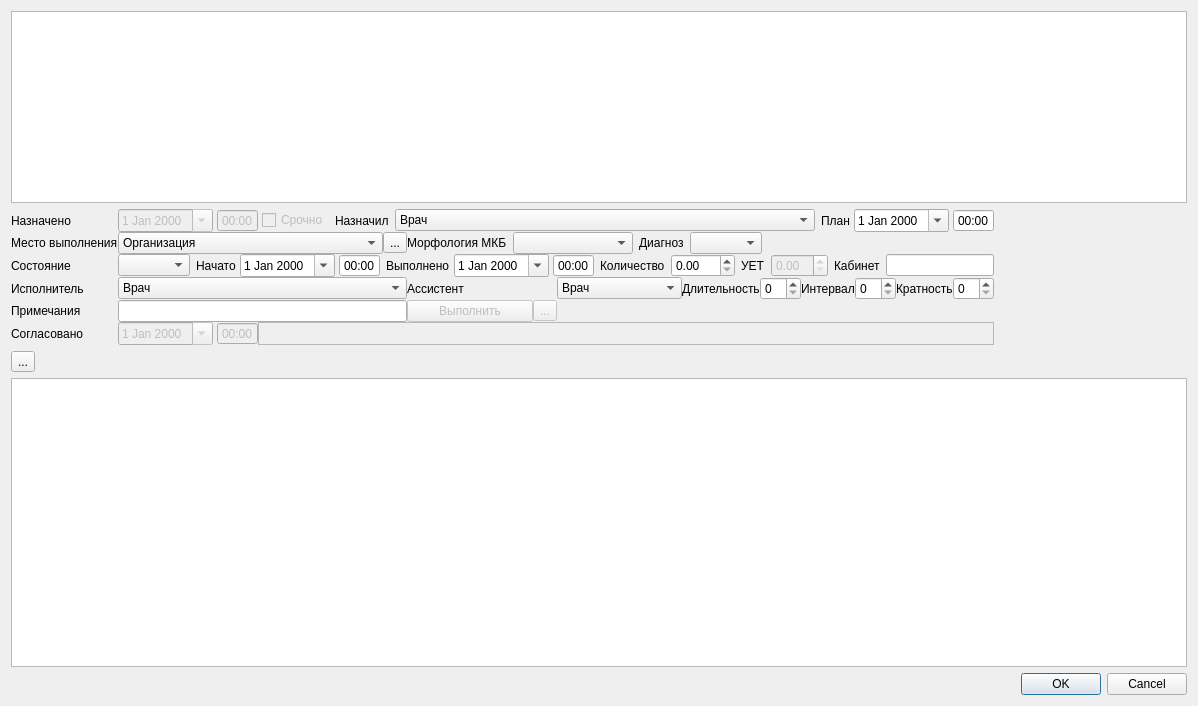
<?xml version="1.0" encoding="UTF-8"?>
<ui version="4.0">
 <class>ActionDialog</class>
 <widget class="QDialog" name="ActionDialog">
  <property name="geometry">
   <rect>
    <x>0</x>
    <y>0</y>
    <width>1198</width>
    <height>706</height>
   </rect>
  </property>
  <property name="windowTitle">
   <string>Dialog</string>
  </property>
  <layout class="QGridLayout" name="gridLayout">
   <item row="0" column="0" colspan="2">
    <widget class="CTextBrowser" name="txtClientInfoBrowser">
     <property name="sizePolicy">
      <sizepolicy hsizetype="Expanding" vsizetype="Preferred">
       <horstretch>0</horstretch>
       <verstretch>0</verstretch>
      </sizepolicy>
     </property>
     <property name="minimumSize">
      <size>
       <width>0</width>
       <height>100</height>
      </size>
     </property>
     <property name="focusPolicy">
      <enum>Qt::ClickFocus</enum>
     </property>
     <property name="readOnly">
      <bool>true</bool>
     </property>
     <property name="html">
      <string>&lt;!DOCTYPE HTML PUBLIC &quot;-//W3C//DTD HTML 4.0//EN&quot; &quot;http://www.w3.org/TR/REC-html40/strict.dtd&quot;&gt;
&lt;html&gt;&lt;head&gt;&lt;meta name=&quot;qrichtext&quot; content=&quot;1&quot; /&gt;&lt;style type=&quot;text/css&quot;&gt;
p, li { white-space: pre-wrap; }
&lt;/style&gt;&lt;/head&gt;&lt;body style=&quot; font-family:'Noto Sans'; font-size:10pt; font-weight:400; font-style:normal;&quot;&gt;
&lt;p style=&quot;-qt-paragraph-type:empty; margin-top:0px; margin-bottom:0px; margin-left:0px; margin-right:0px; -qt-block-indent:0; text-indent:0px; font-family:'MS Shell Dlg 2'; font-size:8pt;&quot;&gt;&lt;br /&gt;&lt;/p&gt;&lt;/body&gt;&lt;/html&gt;</string>
     </property>
     <property name="textInteractionFlags">
      <set>Qt::TextBrowserInteraction</set>
     </property>
    </widget>
   </item>
   <item row="4" column="0" colspan="2">
    <widget class="CExActionPropertiesTableView" name="tblProps">
     <property name="enabled">
      <bool>true</bool>
     </property>
    </widget>
   </item>
   <item row="5" column="0" colspan="2">
    <widget class="QDialogButtonBox" name="buttonBox">
     <property name="orientation">
      <enum>Qt::Horizontal</enum>
     </property>
     <property name="standardButtons">
      <set>QDialogButtonBox::Cancel|QDialogButtonBox::Ok</set>
     </property>
    </widget>
   </item>
   <item row="1" column="0">
    <widget class="QFrame" name="frmWidgets">
     <property name="frameShape">
      <enum>QFrame::NoFrame</enum>
     </property>
     <property name="frameShadow">
      <enum>QFrame::Plain</enum>
     </property>
     <property name="lineWidth">
      <number>0</number>
     </property>
     <layout class="QGridLayout" name="gridLayout_2">
      <property name="margin">
       <number>0</number>
      </property>
      <property name="spacing">
       <number>0</number>
      </property>
      <item row="0" column="0">
       <widget class="QLabel" name="lblDirectionDate">
        <property name="sizePolicy">
         <sizepolicy hsizetype="Maximum" vsizetype="Preferred">
          <horstretch>0</horstretch>
          <verstretch>0</verstretch>
         </sizepolicy>
        </property>
        <property name="text">
         <string>Назначено</string>
        </property>
        <property name="buddy">
         <cstring>edtDirectionDate</cstring>
        </property>
       </widget>
      </item>
      <item row="0" column="1" colspan="7">
       <widget class="QWidget" name="frmTop" native="true">
        <property name="sizePolicy">
         <sizepolicy hsizetype="Preferred" vsizetype="Preferred">
          <horstretch>0</horstretch>
          <verstretch>0</verstretch>
         </sizepolicy>
        </property>
        <layout class="QHBoxLayout" name="horizontalLayout_5">
         <property name="sizeConstraint">
          <enum>QLayout::SetDefaultConstraint</enum>
         </property>
         <property name="margin">
          <number>0</number>
         </property>
         <item>
          <widget class="QFrame" name="frmDirectionDate">
           <property name="sizePolicy">
            <sizepolicy hsizetype="Maximum" vsizetype="Preferred">
             <horstretch>0</horstretch>
             <verstretch>0</verstretch>
            </sizepolicy>
           </property>
           <property name="frameShape">
            <enum>QFrame::NoFrame</enum>
           </property>
           <property name="frameShadow">
            <enum>QFrame::Plain</enum>
           </property>
           <property name="lineWidth">
            <number>0</number>
           </property>
           <layout class="QHBoxLayout" name="horizontalLayout">
            <property name="spacing">
             <number>4</number>
            </property>
            <property name="margin">
             <number>0</number>
            </property>
            <item>
             <widget class="CDateEdit" name="edtDirectionDate">
              <property name="enabled">
               <bool>false</bool>
              </property>
              <property name="whatsThis">
               <string>дата начала осмотра</string>
              </property>
              <property name="calendarPopup">
               <bool>true</bool>
              </property>
             </widget>
            </item>
            <item>
             <widget class="QTimeEdit" name="edtDirectionTime">
              <property name="enabled">
               <bool>false</bool>
              </property>
              <property name="buttonSymbols">
               <enum>QAbstractSpinBox::NoButtons</enum>
              </property>
              <property name="displayFormat">
               <string>HH:mm</string>
              </property>
             </widget>
            </item>
            <item>
             <widget class="QCheckBox" name="chkIsUrgent">
              <property name="enabled">
               <bool>false</bool>
              </property>
              <property name="sizePolicy">
               <sizepolicy hsizetype="Maximum" vsizetype="Fixed">
                <horstretch>0</horstretch>
                <verstretch>0</verstretch>
               </sizepolicy>
              </property>
              <property name="text">
               <string>Срочно</string>
              </property>
             </widget>
            </item>
           </layout>
          </widget>
         </item>
         <item>
          <widget class="QLabel" name="lblSetPerson">
           <property name="sizePolicy">
            <sizepolicy hsizetype="Maximum" vsizetype="Preferred">
             <horstretch>0</horstretch>
             <verstretch>0</verstretch>
            </sizepolicy>
           </property>
           <property name="text">
            <string>Назначил</string>
           </property>
           <property name="buddy">
            <cstring>cmbSetPerson</cstring>
           </property>
          </widget>
         </item>
         <item>
          <widget class="CPersonComboBoxEx" name="cmbSetPerson">
           <property name="sizePolicy">
            <sizepolicy hsizetype="Preferred" vsizetype="Fixed">
             <horstretch>0</horstretch>
             <verstretch>0</verstretch>
            </sizepolicy>
           </property>
           <item>
            <property name="text">
             <string>Врач</string>
            </property>
           </item>
          </widget>
         </item>
         <item>
          <widget class="QFrame" name="frmPlannedEndDateTime">
           <property name="sizePolicy">
            <sizepolicy hsizetype="Maximum" vsizetype="Preferred">
             <horstretch>0</horstretch>
             <verstretch>0</verstretch>
            </sizepolicy>
           </property>
           <property name="frameShape">
            <enum>QFrame::NoFrame</enum>
           </property>
           <property name="frameShadow">
            <enum>QFrame::Plain</enum>
           </property>
           <property name="lineWidth">
            <number>0</number>
           </property>
           <layout class="QHBoxLayout" name="horizontalLayout_7">
            <property name="spacing">
             <number>4</number>
            </property>
            <property name="margin">
             <number>0</number>
            </property>
            <item>
             <widget class="QLabel" name="lbPlannedEndDate">
              <property name="text">
               <string>План</string>
              </property>
              <property name="buddy">
               <cstring>edtPlannedEndDate</cstring>
              </property>
             </widget>
            </item>
            <item>
             <widget class="CDateEdit" name="edtPlannedEndDate">
              <property name="calendarPopup">
               <bool>true</bool>
              </property>
             </widget>
            </item>
            <item>
             <widget class="QTimeEdit" name="edtPlannedEndTime">
              <property name="buttonSymbols">
               <enum>QAbstractSpinBox::NoButtons</enum>
              </property>
              <property name="displayFormat">
               <string>HH:mm</string>
              </property>
             </widget>
            </item>
           </layout>
          </widget>
         </item>
        </layout>
       </widget>
      </item>
      <item row="0" column="8">
       <spacer name="horizontalSpacer">
        <property name="orientation">
         <enum>Qt::Horizontal</enum>
        </property>
        <property name="sizeHint" stdset="0">
         <size>
          <width>34</width>
          <height>20</height>
         </size>
        </property>
       </spacer>
      </item>
      <item row="1" column="0">
       <widget class="QLabel" name="lblOrg">
        <property name="sizePolicy">
         <sizepolicy hsizetype="Maximum" vsizetype="Preferred">
          <horstretch>0</horstretch>
          <verstretch>0</verstretch>
         </sizepolicy>
        </property>
        <property name="text">
         <string>Место выполнения</string>
        </property>
       </widget>
      </item>
      <item row="1" column="1" colspan="2">
       <widget class="COrgComboBox" name="cmbOrg">
        <property name="sizePolicy">
         <sizepolicy hsizetype="Preferred" vsizetype="Fixed">
          <horstretch>0</horstretch>
          <verstretch>0</verstretch>
         </sizepolicy>
        </property>
        <item>
         <property name="text">
          <string>Организация</string>
         </property>
        </item>
       </widget>
      </item>
      <item row="1" column="3">
       <widget class="QToolButton" name="btnSelectOrg">
        <property name="text">
         <string>...</string>
        </property>
       </widget>
      </item>
      <item row="1" column="4" colspan="4">
       <widget class="QWidget" name="pnlMainMKBWidgets" native="true">
        <layout class="QHBoxLayout" name="horizontalLayout_9">
         <property name="margin">
          <number>0</number>
         </property>
         <item>
          <widget class="QWidget" name="pnlMKBWidgets" native="true">
           <property name="sizePolicy">
            <sizepolicy hsizetype="Preferred" vsizetype="Preferred">
             <horstretch>0</horstretch>
             <verstretch>0</verstretch>
            </sizepolicy>
           </property>
           <layout class="QHBoxLayout" name="horizontalLayout_8">
            <property name="margin">
             <number>0</number>
            </property>
            <item>
             <widget class="QLabel" name="lblMorphologyMKB">
              <property name="sizePolicy">
               <sizepolicy hsizetype="Maximum" vsizetype="Preferred">
                <horstretch>0</horstretch>
                <verstretch>0</verstretch>
               </sizepolicy>
              </property>
              <property name="text">
               <string>Морфология МКБ</string>
              </property>
             </widget>
            </item>
            <item>
             <widget class="CICDMorphologyCodeEditEx" name="cmbMorphologyMKB">
              <property name="sizePolicy">
               <sizepolicy hsizetype="Expanding" vsizetype="Fixed">
                <horstretch>0</horstretch>
                <verstretch>0</verstretch>
               </sizepolicy>
              </property>
              <property name="minimumSize">
               <size>
                <width>20</width>
                <height>0</height>
               </size>
              </property>
             </widget>
            </item>
           </layout>
          </widget>
         </item>
         <item>
          <widget class="QLabel" name="lblMKB">
           <property name="sizePolicy">
            <sizepolicy hsizetype="Preferred" vsizetype="Preferred">
             <horstretch>0</horstretch>
             <verstretch>0</verstretch>
            </sizepolicy>
           </property>
           <property name="text">
            <string>Диагноз</string>
           </property>
          </widget>
         </item>
         <item>
          <widget class="CICDCodeEditEx" name="cmbMKB">
           <property name="sizePolicy">
            <sizepolicy hsizetype="Maximum" vsizetype="Fixed">
             <horstretch>0</horstretch>
             <verstretch>0</verstretch>
            </sizepolicy>
           </property>
          </widget>
         </item>
         <item>
          <widget class="QLabel" name="lblMKBText">
           <property name="sizePolicy">
            <sizepolicy hsizetype="Expanding" vsizetype="Preferred">
             <horstretch>0</horstretch>
             <verstretch>0</verstretch>
            </sizepolicy>
           </property>
           <property name="frameShape">
            <enum>QFrame::NoFrame</enum>
           </property>
           <property name="text">
            <string/>
           </property>
           <property name="wordWrap">
            <bool>true</bool>
           </property>
           <property name="textInteractionFlags">
            <set>Qt::TextSelectableByMouse</set>
           </property>
          </widget>
         </item>
        </layout>
       </widget>
      </item>
      <item row="2" column="0">
       <widget class="QLabel" name="lblStatus">
        <property name="sizePolicy">
         <sizepolicy hsizetype="Maximum" vsizetype="Preferred">
          <horstretch>0</horstretch>
          <verstretch>0</verstretch>
         </sizepolicy>
        </property>
        <property name="text">
         <string>Состояние</string>
        </property>
        <property name="buddy">
         <cstring>cmbStatus</cstring>
        </property>
       </widget>
      </item>
      <item row="2" column="1" colspan="7">
       <widget class="QWidget" name="frmMiddle" native="true">
        <layout class="QHBoxLayout" name="horizontalLayout_6">
         <property name="margin">
          <number>0</number>
         </property>
         <item>
          <widget class="QComboBox" name="cmbStatus"/>
         </item>
         <item>
          <widget class="QFrame" name="frmBegDateTime">
           <property name="sizePolicy">
            <sizepolicy hsizetype="Maximum" vsizetype="Preferred">
             <horstretch>0</horstretch>
             <verstretch>0</verstretch>
            </sizepolicy>
           </property>
           <property name="frameShape">
            <enum>QFrame::NoFrame</enum>
           </property>
           <property name="frameShadow">
            <enum>QFrame::Plain</enum>
           </property>
           <property name="lineWidth">
            <number>0</number>
           </property>
           <layout class="QHBoxLayout" name="horizontalLayout_2">
            <property name="spacing">
             <number>4</number>
            </property>
            <property name="margin">
             <number>0</number>
            </property>
            <item>
             <widget class="QLabel" name="lblBegDate">
              <property name="text">
               <string>Начато</string>
              </property>
              <property name="buddy">
               <cstring>edtBegDate</cstring>
              </property>
             </widget>
            </item>
            <item>
             <widget class="CDateEdit" name="edtBegDate">
              <property name="whatsThis">
               <string>дата окончания осмотра</string>
              </property>
              <property name="calendarPopup">
               <bool>true</bool>
              </property>
             </widget>
            </item>
            <item>
             <widget class="QTimeEdit" name="edtBegTime">
              <property name="buttonSymbols">
               <enum>QAbstractSpinBox::NoButtons</enum>
              </property>
              <property name="displayFormat">
               <string>HH:mm</string>
              </property>
             </widget>
            </item>
           </layout>
          </widget>
         </item>
         <item>
          <widget class="QFrame" name="frmEndDateTime">
           <property name="sizePolicy">
            <sizepolicy hsizetype="Maximum" vsizetype="Preferred">
             <horstretch>0</horstretch>
             <verstretch>0</verstretch>
            </sizepolicy>
           </property>
           <property name="frameShape">
            <enum>QFrame::NoFrame</enum>
           </property>
           <property name="frameShadow">
            <enum>QFrame::Plain</enum>
           </property>
           <property name="lineWidth">
            <number>0</number>
           </property>
           <layout class="QHBoxLayout" name="horizontalLayout_3">
            <property name="spacing">
             <number>4</number>
            </property>
            <property name="margin">
             <number>0</number>
            </property>
            <item>
             <widget class="QLabel" name="lbEndDate">
              <property name="text">
               <string>Выполнено</string>
              </property>
              <property name="buddy">
               <cstring>edtEndDate</cstring>
              </property>
             </widget>
            </item>
            <item>
             <widget class="CDateEdit" name="edtEndDate">
              <property name="calendarPopup">
               <bool>true</bool>
              </property>
             </widget>
            </item>
            <item>
             <widget class="QTimeEdit" name="edtEndTime">
              <property name="buttonSymbols">
               <enum>QAbstractSpinBox::NoButtons</enum>
              </property>
              <property name="displayFormat">
               <string>HH:mm</string>
              </property>
             </widget>
            </item>
           </layout>
          </widget>
         </item>
         <item>
          <widget class="QLabel" name="lblAmount">
           <property name="text">
            <string>Количество</string>
           </property>
           <property name="buddy">
            <cstring>edtAmount</cstring>
           </property>
          </widget>
         </item>
         <item>
          <widget class="QDoubleSpinBox" name="edtAmount">
           <property name="maximum">
            <double>999.990000000000009</double>
           </property>
          </widget>
         </item>
         <item>
          <widget class="QLabel" name="lblUet">
           <property name="text">
            <string>УЕТ</string>
           </property>
           <property name="buddy">
            <cstring>edtUet</cstring>
           </property>
          </widget>
         </item>
         <item>
          <widget class="QDoubleSpinBox" name="edtUet">
           <property name="enabled">
            <bool>false</bool>
           </property>
           <property name="sizePolicy">
            <sizepolicy hsizetype="Preferred" vsizetype="Fixed">
             <horstretch>0</horstretch>
             <verstretch>0</verstretch>
            </sizepolicy>
           </property>
           <property name="singleStep">
            <double>0.500000000000000</double>
           </property>
          </widget>
         </item>
         <item>
          <widget class="QLabel" name="lblOffice">
           <property name="text">
            <string>Кабинет</string>
           </property>
           <property name="buddy">
            <cstring>edtOffice</cstring>
           </property>
          </widget>
         </item>
         <item>
          <widget class="QLineEdit" name="edtOffice">
           <property name="sizePolicy">
            <sizepolicy hsizetype="Preferred" vsizetype="Fixed">
             <horstretch>0</horstretch>
             <verstretch>0</verstretch>
            </sizepolicy>
           </property>
           <property name="maxLength">
            <number>16</number>
           </property>
          </widget>
         </item>
        </layout>
       </widget>
      </item>
      <item row="3" column="0">
       <widget class="QLabel" name="lblPerson">
        <property name="sizePolicy">
         <sizepolicy hsizetype="Maximum" vsizetype="Preferred">
          <horstretch>0</horstretch>
          <verstretch>0</verstretch>
         </sizepolicy>
        </property>
        <property name="text">
         <string>Исполнитель</string>
        </property>
        <property name="buddy">
         <cstring>cmbPerson</cstring>
        </property>
       </widget>
      </item>
      <item row="3" column="1" colspan="3">
       <widget class="CPersonComboBoxEx" name="cmbPerson">
        <property name="sizePolicy">
         <sizepolicy hsizetype="Preferred" vsizetype="Fixed">
          <horstretch>0</horstretch>
          <verstretch>0</verstretch>
         </sizepolicy>
        </property>
        <item>
         <property name="text">
          <string>Врач</string>
         </property>
        </item>
       </widget>
      </item>
      <item row="3" column="4">
       <widget class="QLabel" name="lblAssistant">
        <property name="sizePolicy">
         <sizepolicy hsizetype="Preferred" vsizetype="Preferred">
          <horstretch>0</horstretch>
          <verstretch>0</verstretch>
         </sizepolicy>
        </property>
        <property name="text">
         <string>Ассистент</string>
        </property>
        <property name="buddy">
         <cstring>cmbAssistant</cstring>
        </property>
       </widget>
      </item>
      <item row="3" column="6">
       <widget class="CPersonComboBoxEx" name="cmbAssistant">
        <property name="sizePolicy">
         <sizepolicy hsizetype="Preferred" vsizetype="Fixed">
          <horstretch>0</horstretch>
          <verstretch>0</verstretch>
         </sizepolicy>
        </property>
        <item>
         <property name="text">
          <string>Врач</string>
         </property>
        </item>
       </widget>
      </item>
      <item row="3" column="7">
       <widget class="QWidget" name="pnlDPA" native="true">
        <layout class="QHBoxLayout" name="horizontalLayout_10">
         <property name="spacing">
          <number>0</number>
         </property>
         <property name="margin">
          <number>0</number>
         </property>
         <item>
          <widget class="QLabel" name="lblDuration">
           <property name="toolTip">
            <string>Длительность курса лечения в днях.</string>
           </property>
           <property name="text">
            <string>Длительность</string>
           </property>
          </widget>
         </item>
         <item>
          <widget class="QSpinBox" name="edtDuration">
           <property name="toolTip">
            <string>Длительность курса лечения в днях.</string>
           </property>
          </widget>
         </item>
         <item>
          <widget class="QLabel" name="lblPeriodicity">
           <property name="toolTip">
            <string>0 - каждый день,
1 - через 1 день,
2 - через 2 дня,
3 - через 3 дня,
и т.д.</string>
           </property>
           <property name="text">
            <string>Интервал</string>
           </property>
          </widget>
         </item>
         <item>
          <widget class="QSpinBox" name="edtPeriodicity">
           <property name="toolTip">
            <string>0 - каждый день,
1 - через 1 день,
2 - через 2 дня,
3 - через 3 дня,
и т.д.</string>
           </property>
          </widget>
         </item>
         <item>
          <widget class="QLabel" name="lblAliquoticity">
           <property name="toolTip">
            <string>Сколько раз в сутки.</string>
           </property>
           <property name="text">
            <string>Кратность</string>
           </property>
          </widget>
         </item>
         <item>
          <widget class="QSpinBox" name="edtAliquoticity">
           <property name="toolTip">
            <string>Сколько раз в сутки.</string>
           </property>
          </widget>
         </item>
        </layout>
       </widget>
      </item>
      <item row="4" column="0">
       <widget class="QLabel" name="lblNote">
        <property name="sizePolicy">
         <sizepolicy hsizetype="Maximum" vsizetype="Preferred">
          <horstretch>0</horstretch>
          <verstretch>0</verstretch>
         </sizepolicy>
        </property>
        <property name="text">
         <string>Примечания</string>
        </property>
        <property name="buddy">
         <cstring>edtNote</cstring>
        </property>
       </widget>
      </item>
      <item row="4" column="1" colspan="3">
       <widget class="QLineEdit" name="edtNote"/>
      </item>
      <item row="4" column="4">
       <widget class="QPushButton" name="btnNextAction">
        <property name="enabled">
         <bool>false</bool>
        </property>
        <property name="text">
         <string>Выполнить</string>
        </property>
       </widget>
      </item>
      <item row="4" column="5">
       <widget class="QToolButton" name="btnPlanNextAction">
        <property name="enabled">
         <bool>false</bool>
        </property>
        <property name="text">
         <string>...</string>
        </property>
       </widget>
      </item>
      <item row="5" column="0">
       <widget class="QLabel" name="lblCoordDate">
        <property name="sizePolicy">
         <sizepolicy hsizetype="Maximum" vsizetype="Preferred">
          <horstretch>0</horstretch>
          <verstretch>0</verstretch>
         </sizepolicy>
        </property>
        <property name="text">
         <string>Согласовано</string>
        </property>
        <property name="buddy">
         <cstring>edtCoordDate</cstring>
        </property>
       </widget>
      </item>
      <item row="5" column="1">
       <widget class="QFrame" name="frmCoordDate">
        <property name="sizePolicy">
         <sizepolicy hsizetype="Maximum" vsizetype="Preferred">
          <horstretch>0</horstretch>
          <verstretch>0</verstretch>
         </sizepolicy>
        </property>
        <property name="frameShape">
         <enum>QFrame::NoFrame</enum>
        </property>
        <property name="frameShadow">
         <enum>QFrame::Plain</enum>
        </property>
        <property name="lineWidth">
         <number>0</number>
        </property>
        <layout class="QHBoxLayout" name="horizontalLayout_4">
         <property name="spacing">
          <number>4</number>
         </property>
         <property name="margin">
          <number>0</number>
         </property>
         <item>
          <widget class="CDateEdit" name="edtCoordDate">
           <property name="enabled">
            <bool>false</bool>
           </property>
           <property name="whatsThis">
            <string>дата начала осмотра</string>
           </property>
           <property name="calendarPopup">
            <bool>true</bool>
           </property>
          </widget>
         </item>
         <item>
          <widget class="QTimeEdit" name="edtCoordTime">
           <property name="enabled">
            <bool>false</bool>
           </property>
           <property name="buttonSymbols">
            <enum>QAbstractSpinBox::NoButtons</enum>
           </property>
           <property name="displayFormat">
            <string>HH:mm</string>
           </property>
          </widget>
         </item>
        </layout>
       </widget>
      </item>
      <item row="5" column="2" colspan="6">
       <widget class="QLabel" name="lblCoordText">
        <property name="sizePolicy">
         <sizepolicy hsizetype="Expanding" vsizetype="Preferred">
          <horstretch>0</horstretch>
          <verstretch>0</verstretch>
         </sizepolicy>
        </property>
        <property name="frameShape">
         <enum>QFrame::StyledPanel</enum>
        </property>
        <property name="frameShadow">
         <enum>QFrame::Sunken</enum>
        </property>
        <property name="text">
         <string/>
        </property>
       </widget>
      </item>
     </layout>
    </widget>
   </item>
   <item row="3" column="0">
    <widget class="CActionWidgetVisibilityButton" name="btnCloseWidgets">
     <property name="text">
      <string>...</string>
     </property>
     <property name="popupMode">
      <enum>QToolButton::DelayedPopup</enum>
     </property>
     <property name="arrowType">
      <enum>Qt::NoArrow</enum>
     </property>
    </widget>
   </item>
  </layout>
 </widget>
 <customwidgets>
  <customwidget>
   <class>CDateEdit</class>
   <extends>QDateEdit</extends>
   <header>library/DateEdit.h</header>
  </customwidget>
  <customwidget>
   <class>CPersonComboBoxEx</class>
   <extends>QComboBox</extends>
   <header>Orgs/PersonComboBoxEx.h</header>
  </customwidget>
  <customwidget>
   <class>CICDCodeEditEx</class>
   <extends>QComboBox</extends>
   <header>library/ICDCodeEdit.h</header>
  </customwidget>
  <customwidget>
   <class>CICDMorphologyCodeEditEx</class>
   <extends>QComboBox</extends>
   <header>library/ICDMorphologyCodeEdit.h</header>
  </customwidget>
  <customwidget>
   <class>CExActionPropertiesTableView</class>
   <extends>QTableView</extends>
   <header>Events/ActionPropertiesTable.h</header>
  </customwidget>
  <customwidget>
   <class>COrgComboBox</class>
   <extends>QComboBox</extends>
   <header>Orgs/OrgComboBox.h</header>
  </customwidget>
  <customwidget>
   <class>CTextBrowser</class>
   <extends>QTextBrowser</extends>
   <header>library/TextBrowser.h</header>
  </customwidget>
  <customwidget>
   <class>CActionWidgetVisibilityButton</class>
   <extends>QToolButton</extends>
   <header>Events/Utils.h</header>
  </customwidget>
 </customwidgets>
 <tabstops>
  <tabstop>edtDirectionDate</tabstop>
  <tabstop>edtDirectionTime</tabstop>
  <tabstop>chkIsUrgent</tabstop>
  <tabstop>cmbSetPerson</tabstop>
  <tabstop>edtPlannedEndDate</tabstop>
  <tabstop>edtPlannedEndTime</tabstop>
  <tabstop>cmbOrg</tabstop>
  <tabstop>btnSelectOrg</tabstop>
  <tabstop>cmbMorphologyMKB</tabstop>
  <tabstop>cmbMKB</tabstop>
  <tabstop>cmbStatus</tabstop>
  <tabstop>edtBegDate</tabstop>
  <tabstop>edtBegTime</tabstop>
  <tabstop>edtEndDate</tabstop>
  <tabstop>edtEndTime</tabstop>
  <tabstop>edtAmount</tabstop>
  <tabstop>edtUet</tabstop>
  <tabstop>edtOffice</tabstop>
  <tabstop>cmbPerson</tabstop>
  <tabstop>cmbAssistant</tabstop>
  <tabstop>edtDuration</tabstop>
  <tabstop>edtPeriodicity</tabstop>
  <tabstop>edtAliquoticity</tabstop>
  <tabstop>edtNote</tabstop>
  <tabstop>btnNextAction</tabstop>
  <tabstop>btnPlanNextAction</tabstop>
  <tabstop>edtCoordDate</tabstop>
  <tabstop>edtCoordTime</tabstop>
  <tabstop>btnCloseWidgets</tabstop>
  <tabstop>tblProps</tabstop>
  <tabstop>buttonBox</tabstop>
 </tabstops>
 <resources/>
 <connections>
  <connection>
   <sender>buttonBox</sender>
   <signal>accepted()</signal>
   <receiver>ActionDialog</receiver>
   <slot>accept()</slot>
   <hints>
    <hint type="sourcelabel">
     <x>147</x>
     <y>462</y>
    </hint>
    <hint type="destinationlabel">
     <x>177</x>
     <y>466</y>
    </hint>
   </hints>
  </connection>
  <connection>
   <sender>buttonBox</sender>
   <signal>rejected()</signal>
   <receiver>ActionDialog</receiver>
   <slot>reject()</slot>
   <hints>
    <hint type="sourcelabel">
     <x>324</x>
     <y>462</y>
    </hint>
    <hint type="destinationlabel">
     <x>371</x>
     <y>466</y>
    </hint>
   </hints>
  </connection>
 </connections>
</ui>
